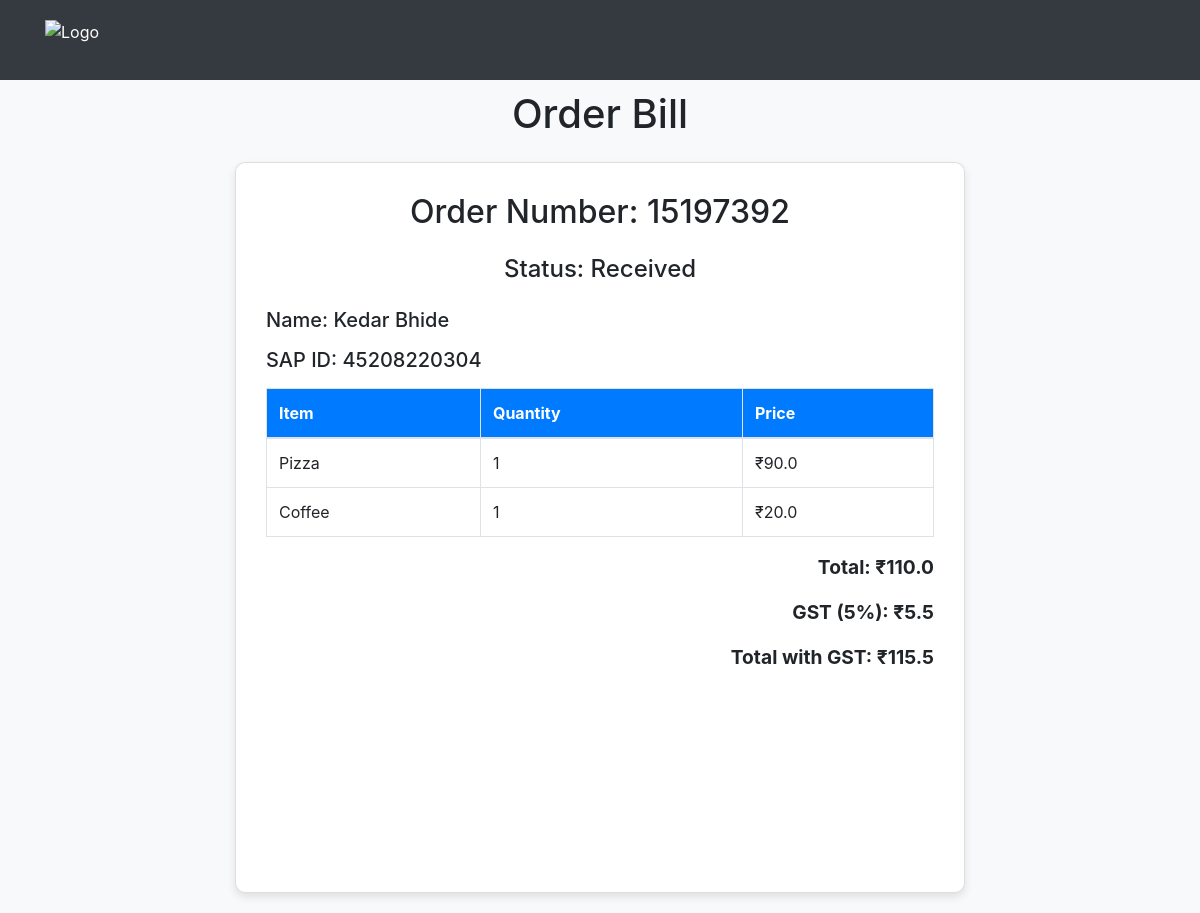
Screenshot of /bill/15197392 with the database file from the repository.
### tables this page shows
CREATE TABLE orders (
            order_number INTEGER PRIMARY KEY,
            name TEXT NOT NULL,
            items TEXT NOT NULL,
            total_cost REAL NOT NULL,
            gst_amount REAL NOT NULL,
            total_cost_with_gst REAL NOT NULL,
            timestamp TEXT NOT NULL,
            status INTEGER NOT NULL DEFAULT 0,
            sap_id TEXT NOT NULL,
            razorpay_order_id TEXT,
            payment_status TEXT DEFAULT 'Pending',
            delivery_floor TEXT
        );

CREATE TABLE items (
            item_name TEXT PRIMARY KEY,
            item_price REAL NOT NULL
        );

### app.py (the view)
@app.route('/bill/<int:order_number>')
def show_bill(order_number):
    order = get_order_details(order_number)
    if order:
        return render_template('bill.html', **order, getStatus=getStatus)
    else:
        return "Order not found", 404

### functions.py (called while the page is built)
def getStatus(code):
    code = int(code)
    status = ""
    if code == 0:
        status = "Ongoing"
    elif code == 1:
        status = "Received"
    elif code == 2:
        status = "Received"
    else:
        status = "NA"
    return status

### templates/bill.html (shortened to what this page needs)
<!DOCTYPE html>
<html lang="en">
<head>
    <link href="https://stackpath.bootstrapcdn.com/bootstrap/4.5.2/css/bootstrap.min.css" rel="stylesheet">
    <link rel="stylesheet" href="{{ url_for('static', filename='style.css') }}">
</head>
<body>
    <header class="header d-flex align-items-center">
        <div class="container d-flex">
            <img src="/static/logo.png" alt="Logo">
        </div>
    </header>
    <div class="container">
        <div class="row justify-content-center">
            <div class="col-md-8">
                <h1 class="text-center mb-4">Order Bill</h1>
                <div class="card">
                    <div class="card-body">
                        <h2 class="text-center mb-4">Order Number: {{ order_number }}</h2>
                        <h4 class="text-center mb-4">Status: {{ getStatus(status) }}</h4>
                        <table class="table table-bordered">
                            <thead>
                                <tr>
                                    <th scope="col">Item</th>
                                    <th scope="col">Quantity</th>
                                    <th scope="col">Price</th>
                                </tr>
                            </thead>
                            <div class="h5">
                                <p>Name: {{ name }}</p>
                                <p>SAP ID: {{ sap_id }}</p>
                            </div>
                            <tbody>
                                {% for item, quantity in items %}
                                <tr>
                                    <td>{{ item }}</td>
                                    <td>{{ quantity }}</td>
                                    <td>₹{{ (menu[item] * int(quantity))|round(2) }}</td>
                                </tr>
                                {% endfor %}
                            </tbody>
                        </table>
                        <div class="total text-right">
                            <p>Total: ₹{{ total_cost }}</p>
                            <p>GST (5%): ₹{{ gst_amount|round(2) }}</p>
                            <p>Total with GST: ₹{{ total_cost_with_gst|round(2) }}</p>
                        </div>
                    </div><div class="text-center mt-4"> <svg id="barcode"></svg> </div>
                </div>
            </div>
        </div>
    </div>
</body>
</html>

### static/style.css (style rules this page uses)
body { background-color: #f8f9fa; }
.header { background-color: #343a40; color: white; padding: 10px 0; }
.header img { height: 50px; margin-right: 20px; }
.container { margin-top: 10px; }
.card { border-radius: 10px; box-shadow: 0 4px 8px rgba(0, 0, 0, 0.1); margin-bottom: 20px; }
.card-body { padding: 30px; }
.table th, .table td { vertical-align: middle; }
.table thead th { background-color: #007bff; color: #ffffff; }
.total { font-size: 1.2em; font-weight: bold; }
h1 { margin-bottom: 20px; }

### rows the page displays
orders: order_number "15197392", name "Kedar Bhide", sap "45208220304", total_cost "110.0", gst_amount "5.5", total_cost_with_gst "115.5"
items: item_name "Pizza", quantity "1", (menu[item]*int(quantity))|round(2) "90.0"
items: item_name "Coffee", quantity "1", (menu[item]*int(quantity))|round(2) "20.0"

### other values shown
{{ getStatus(status) }} "Received"
